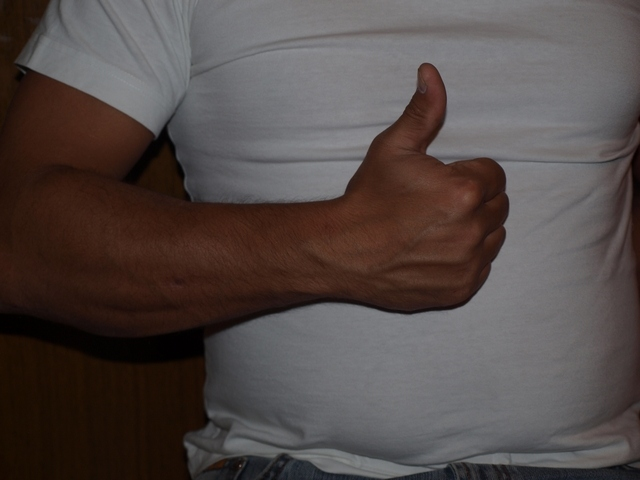
#> input picture Gesture-Recognition/original_images_v1/1_P_hgr1_id06_2.jpg, 640 x 480 px
$ python -i process_image.py   (imports and definitions only)   (older library calls are emulated)
#> lines starting #> are read from the running program, lines starting #| are printed output that depends on the picture; after the words box and inside, x2 and y2 are one past the last pixel; in counts of white or black regions, pixels touching at a corner belong together
import cv2
import numpy as np
from math import floor


# -----------------------------------------------------------------------------
# Images processing
# -----------------------------------------------------------------------------

def resize_image(frame, new_size):
    frame = cv2.resize(frame, (new_size, new_size))
    return frame


def make_background_black(frame):
    # Convert from RGB to HSV
    frame = cv2.cvtColor(frame, cv2.COLOR_BGR2HSV)

    # Prepare the first mask.
    # Tuned parameters to match the skin color of the input images...
    lower_boundary = np.array([0, 40, 30], dtype="uint8")
    upper_boundary = np.array([43, 255, 254], dtype="uint8")
    skin_mask = cv2.inRange(frame, lower_boundary, upper_boundary)

    # Apply a series of erosions and dilations to the mask using an
    # elliptical kernel
    kernel = cv2.getStructuringElement(cv2.MORPH_ELLIPSE, (3, 3))
    skin_mask = cv2.erode(skin_mask, kernel, iterations=2)
    skin_mask = cv2.dilate(skin_mask, kernel, iterations=2)

    # Prepare the second mask
    lower_boundary = np.array([170, 80, 30], dtype="uint8")
    upper_boundary = np.array([180, 255, 250], dtype="uint8")
    skin_mask2 = cv2.inRange(frame, lower_boundary, upper_boundary)

    # Combine the effect of both the masks to create the final frame.
    skin_mask = cv2.addWeighted(skin_mask, 0.5, skin_mask2, 0.5, 0.0)
    # Blur the mask to help remove noise.
    # skin_mask = cv2.medianBlur(skin_mask, 5)
    frame_skin = cv2.bitwise_and(frame, frame, mask=skin_mask)
    frame = cv2.addWeighted(frame, 1.5, frame_skin, -0.5, 0)
    frame_skin = cv2.bitwise_and(frame, frame, mask=skin_mask)

    return frame_skin


def make_skin_white(frame):
    height, width = frame.shape[:2]
    # Convert image from HSV to BGR format
    frame = cv2.cvtColor(frame, cv2.COLOR_HSV2BGR)
    # Convert image from BGR to gray format
    frame = cv2.cvtColor(frame, cv2.COLOR_BGR2GRAY)
    # Highlight the main object
    frame = cv2.GaussianBlur(frame, (5, 5), 0)

    threshold = 1
    for i in range(height):
        for j in range(width):
            if frame[i][j] > threshold:
                # Setting the skin tone to be white.
                frame[i][j] = 255
            else:
                # Setting everything else to be black.
                frame[i][j] = 0

    return frame


def remove_arm(frame):
    # Cropping 15 pixels from the bottom.
    height, width = frame.shape[:2]
    frame = frame[:height - 15, :]

    return frame


def find_largest_contour_index(contours):
    # if len(contours) <= 0:
    #     log_message = "The length of contour lists is non-positive!"
    #     raise Exception(log_message)

    largest_contour_index = 0

    contour_iterator = 1
    while contour_iterator < len(contours):
        if cv2.contourArea(contours[contour_iterator]) > cv2.contourArea(contours[largest_contour_index]):
            largest_contour_index = contour_iterator
        contour_iterator += 1

    return largest_contour_index


def draw_contours(frame):
    # "contours" is a list of contours found.
    _, contours, _ = cv2.findContours(frame, cv2.RETR_TREE, cv2.CHAIN_APPROX_SIMPLE)

    # Finding the contour with the greatest area.
    largest_contour_index = find_largest_contour_index(contours)

    # Draw the largest contour in the image.
    cv2.drawContours(frame, contours,
                     largest_contour_index, (255, 255, 255), thickness=-1)

    # Draw a rectangle around the contour perimeter
    contour_dimensions = cv2.boundingRect(contours[largest_contour_index])
    # cv2.rectangle(sign_image,(x,y),(x+w,y+h),(255,255,255),0,8)

    return frame, contour_dimensions


def centre_frame(frame, contour_dimensions):
    contour_perimeter_x, contour_perimeter_y, contour_perimeter_width, contour_perimeter_height = contour_dimensions
    square_side = max(contour_perimeter_x, contour_perimeter_height) - 1
    height_half = (contour_perimeter_y + contour_perimeter_y +
                   contour_perimeter_height) / 2
    width_half = (contour_perimeter_x + contour_perimeter_x +
                  contour_perimeter_width) / 2
    height_min, height_max = floor(height_half - square_side / 2), floor(height_half + square_side / 2)
    width_min, width_max = floor(width_half - square_side / 2), floor(width_half + square_side / 2)

    if 0 <= height_min < height_max and 0 <= width_min < width_max:
        frame = frame[height_min:height_max, width_min:width_max]
        # else:
        # log_message = "No contour found!!"
        # raise Exception(log_message)

    return frame


def apply_image_transformation(frame):
    frame = resize_image(frame, 100)
    frame = make_background_black(frame)
    frame = make_skin_white(frame)
    frame = remove_arm(frame)
    frame, contour_dimensions = draw_contours(frame)
    frame = centre_frame(frame, contour_dimensions)
    frame = resize_image(frame, 30)
    return frame

>>> import cv2
>>> picture = cv2.imread('../original_images_v1/1_P_hgr1_id06_2.jpg')
#> picture is the input picture: shape (480, 640, 3); mean B, G, R 71.4, 73.6, 82.9
>>> result = apply_image_transformation(picture)
#> in resize_image, `frame = cv2.resize(frame, (new_size, new_size))`:
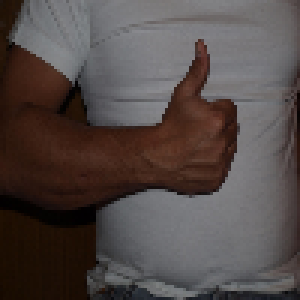
#> frame: shape (100, 100, 3) (shown 3 times larger); mean of channels 0, 1, 2 71.3, 73.4, 82.8; drawn as B, G, R
#> in make_background_black, `frame = cv2.cvtColor(frame, cv2.COLOR_BGR2HSV)`: frame: shape (100, 100, 3); mean H, S, V 69.3, 76.4, 84.5
#> in make_background_black, `skin_mask = cv2.inRange(frame, lower_boundary, upper_boundary)`:
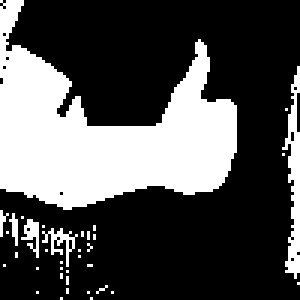
#> skin_mask: shape (100, 100) (shown 3 times larger); 31.3% white; 36 white regions (32 under 20 px), largest, box (x1, y1, x2, y2) and area: (0, 0, 79, 70) 2757, (94, 22, 100, 93) 205, (14, 76, 26, 89) 51, (7, 73, 13, 86) 39
#> in make_background_black, `skin_mask = cv2.erode(skin_mask, kernel, iterations=2)`:
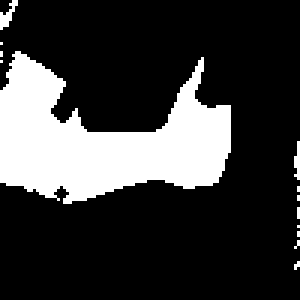
#> skin_mask: shape (100, 100) (shown 3 times larger); 22.4% white; 13 white regions (11 under 20 px), largest, box (x1, y1, x2, y2) and area: (0, 17, 77, 68) 2170, (0, 0, 6, 10) 26
#> in make_background_black, `skin_mask = cv2.dilate(skin_mask, kernel, iterations=2)`:
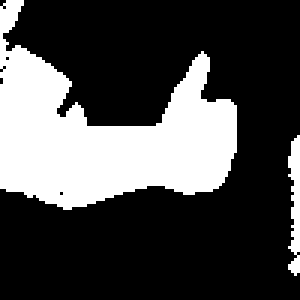
#> skin_mask: shape (100, 100) (shown 3 times larger); 28.6% white; 2 white regions, box (x1, y1, x2, y2) and area: (0, 0, 79, 70) 2727, (96, 45, 100, 92) 130
#> in make_background_black, `skin_mask2 = cv2.inRange(frame, lower_boundary, upper_boundary)`: skin_mask2: shape (100, 100); every value is 0
#> in make_background_black, `frame_skin = cv2.bitwise_and(frame, frame, mask=skin_mask)`: frame_skin: shape (100, 100, 3); mean H, S, V 2.3, 44.5, 17
#> in make_background_black, `frame = cv2.addWeighted(frame, 1.5, frame_skin, -0.5, 0)`: frame: shape (100, 100, 3); mean H, S, V 102.8, 83.9, 118.2
#> after the loop in make_skin_white, `for i in range(height):`:
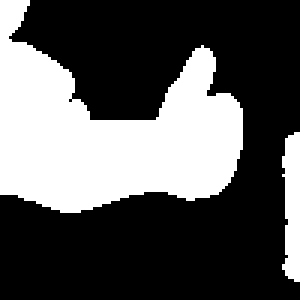
#> frame: shape (100, 100) (shown 3 times larger); 34.3% white; 2 white regions, box (x1, y1, x2, y2) and area: (0, 0, 81, 71) 3187, (94, 44, 100, 94) 246
#> in remove_arm, `frame = frame[:height - 15, :]`:
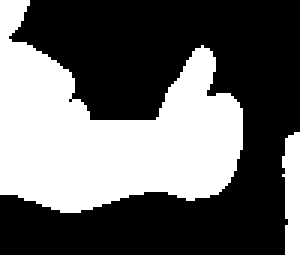
#> frame: shape (85, 100) (shown 3 times larger); 39.9% white; 2 white regions
#> in draw_contours, `_, contours, _ = cv2.findContours(frame, cv2.RETR_TREE, cv2.CHAIN_APPR..`: contours = 3 contours, 1 with area under 20; largest, box (x1, y1, x2, y2) and area: (0, 0, 81, 71) 3036, (94, 44, 100, 85) 160
#> the loop in find_largest_contour_index, `while contour_iterator < len(contours):` made 2 passes
#> (largest_contour_index, contour_iterator) on pass 1: (1, 2)
#> contour_iterator on pass 2: 3
#> after the loop in find_largest_contour_index, `while contour_iterator < len(contours):`: contour_iterator = 3; largest_contour_index = 1
#> in draw_contours, `cv2.drawContours(frame, contours, largest_contour_index, (255, 255, 25..`: frame: shape (85, 100); 39.9% white; 2 white regions, box (x1, y1, x2, y2) and area: (0, 0, 81, 71) 3188, (94, 44, 100, 85) 204
#> in draw_contours, `contour_dimensions = cv2.boundingRect(contours[largest_contour_index])`: contour_dimensions = (0, 0, 81, 71)
#> in centre_frame, `contour_perimeter_x, contour_perimeter_y, contour_perimeter_width, con..`: contour_perimeter_x = 0; contour_perimeter_width = 81; contour_perimeter_height = 71
#> in centre_frame, `square_side = max(contour_perimeter_x, contour_perimeter_height) - 1`: square_side = 70
#> in centre_frame, `height_half = (contour_perimeter_y + contour_perimeter_y + contour_per..`: height_half = 35.5
#> in centre_frame, `width_half = (contour_perimeter_x + contour_perimeter_x + contour_peri..`: width_half = 40.5
#> in centre_frame, `height_min, height_max = floor(height_half - square_side / 2), floor(h..`: height_min = 0; height_max = 70
#> in centre_frame, `width_min, width_max = floor(width_half - square_side / 2), floor(widt..`: width_min = 5; width_max = 75
#> in centre_frame, `frame = frame[height_min:height_max, width_min:width_max]`: frame: shape (70, 70); 55.4% white; 3 black regions, box (x1, y1, x2, y2) and area: (0, 0, 70, 40) 1966, (26, 63, 70, 70) 187, (0, 65, 12, 70) 32
#> call 2 of resize_image, with new_size = 30
#> in resize_image (call 2), `frame = cv2.resize(frame, (new_size, new_size))`:
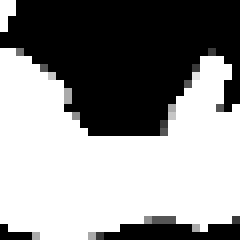
#> frame: shape (30, 30) (shown 8 times larger); min 0, max 255, mean 141.8

$ run again, on Gesture-Recognition/original_images_v1/2_P_hgr1_id10_3.jpg
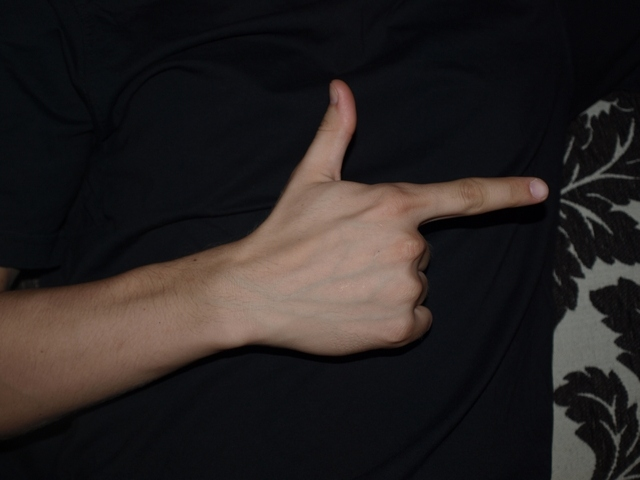
#> input picture Gesture-Recognition/original_images_v1/2_P_hgr1_id10_3.jpg, 640 x 480 px
#> picture is the input picture: shape (480, 640, 3); mean B, G, R 33.7, 34.2, 39.3
#> in make_background_black, `skin_mask = cv2.inRange(frame, lower_boundary, upper_boundary)`:
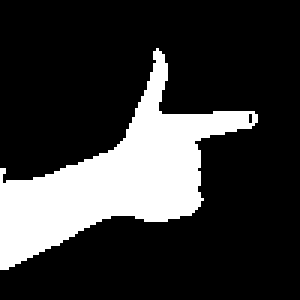
#> skin_mask: shape (100, 100) (shown 3 times larger); 21.6% white; 1 white region, box (x1, y1, x2, y2) and area: (0, 16, 86, 90) 2156
#> skin_mask2: shape (100, 100); 0.01% white in thin lines or dots, all inside (x1, y1, x2, y2) = (51, 20, 52, 21)
#> frame_skin: shape (100, 100, 3); mean H, S, V 2.2, 18.2, 26.9
#> contours = 1 contour; box (x1, y1, x2, y2) and area: (0, 17, 85, 85) 2393
#> after the loop in find_largest_contour_index, `while contour_iterator < len(contours):`: contour_iterator = 1; largest_contour_index = 0
#> in draw_contours, `contour_dimensions = cv2.boundingRect(contours[largest_contour_index])`: contour_dimensions = (0, 17, 85, 68)
#> contour_perimeter_x = 0; contour_perimeter_y = 17; contour_perimeter_width = 85; contour_perimeter_height = 68
#> square_side = 67
#> height_half = 51
#> width_half = 42.5
#> height_min = 17; height_max = 84
#> width_min = 9; width_max = 76
#> in resize_image (call 2), `frame = cv2.resize(frame, (new_size, new_size))`:
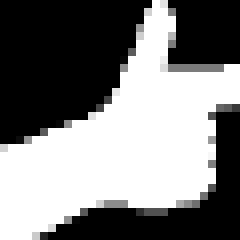
#> frame: shape (30, 30) (shown 8 times larger); min 0, max 255, mean 124.3
